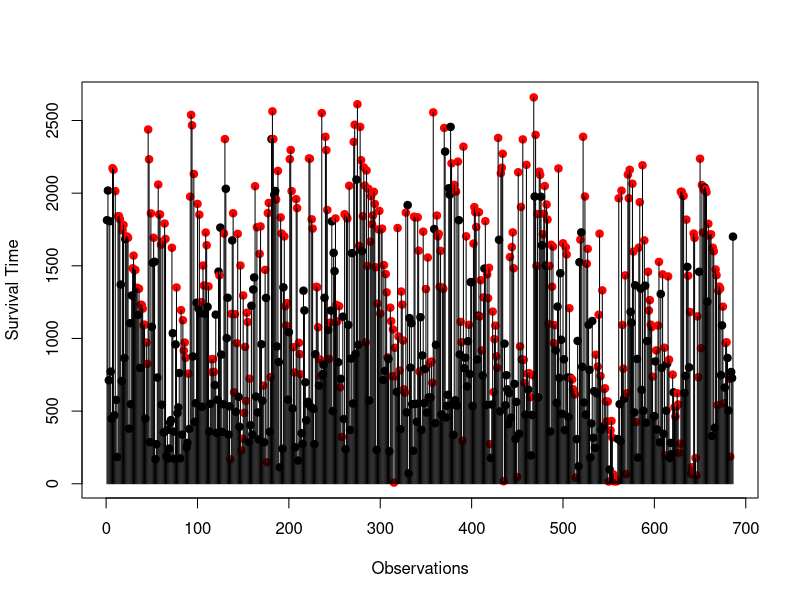
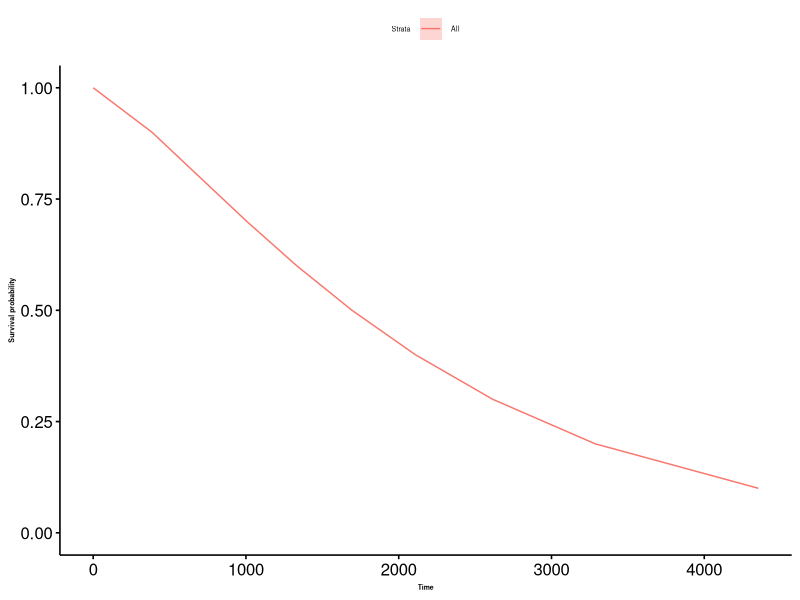
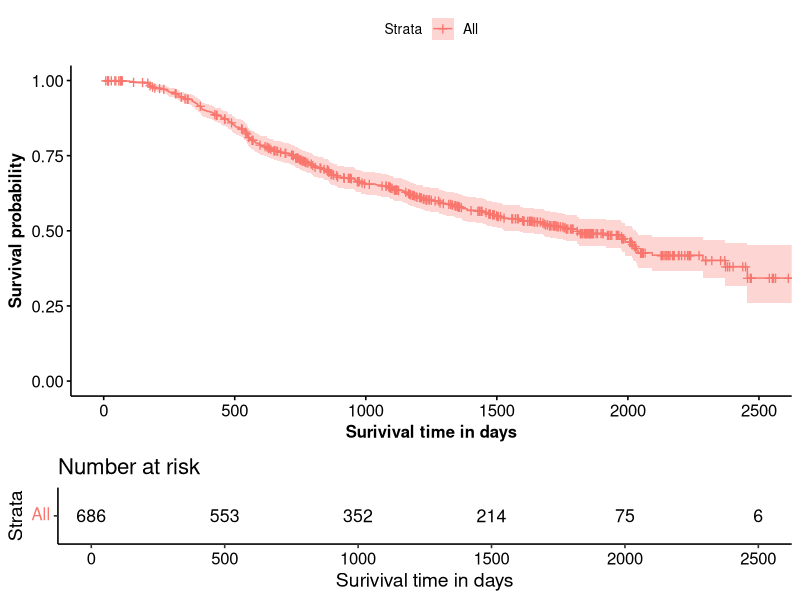
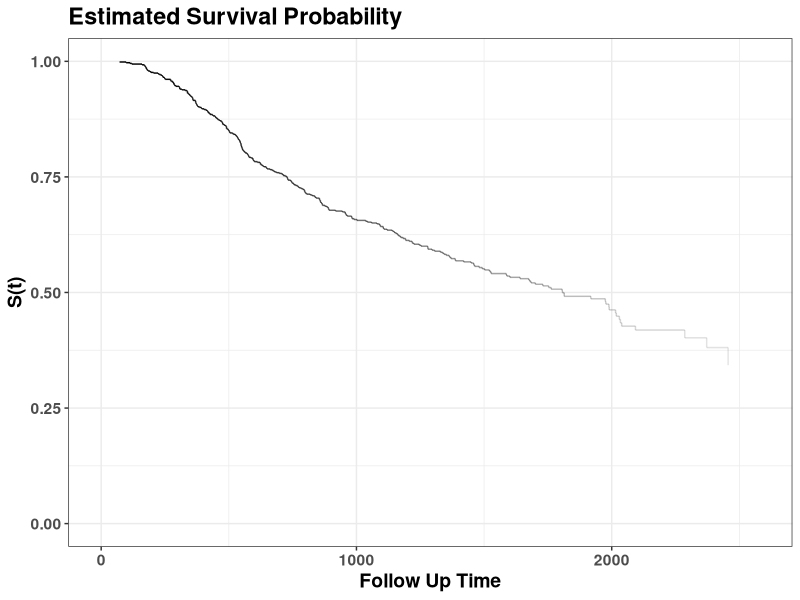
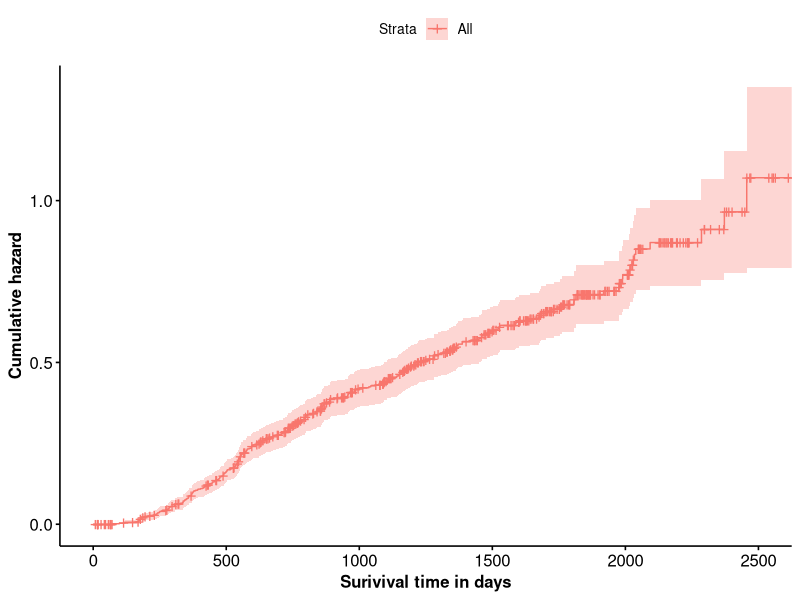
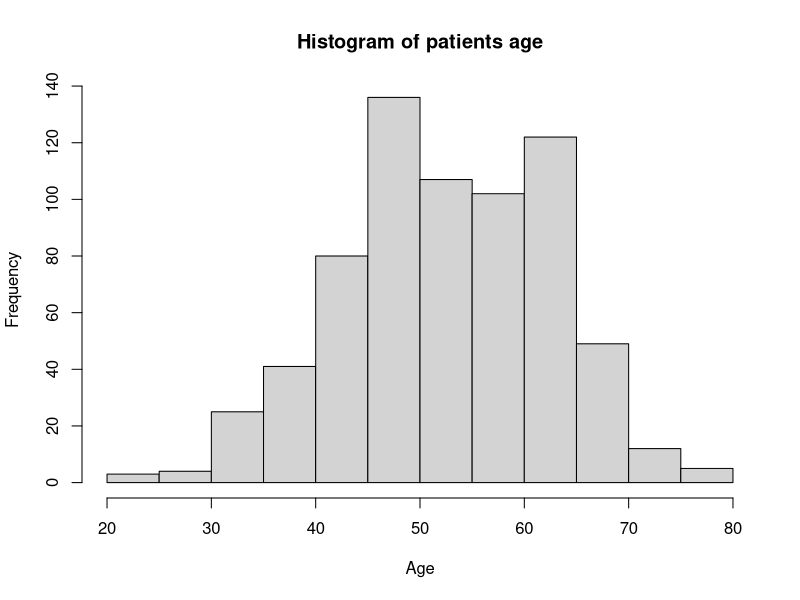
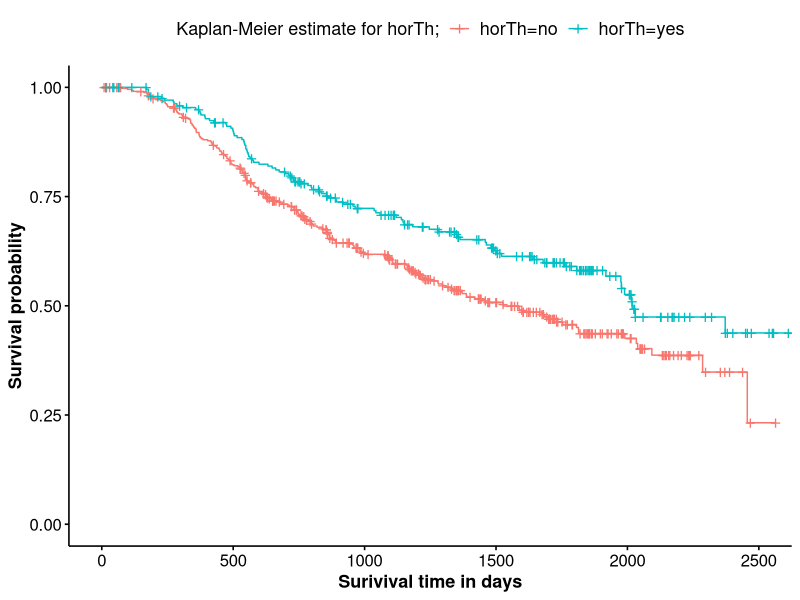
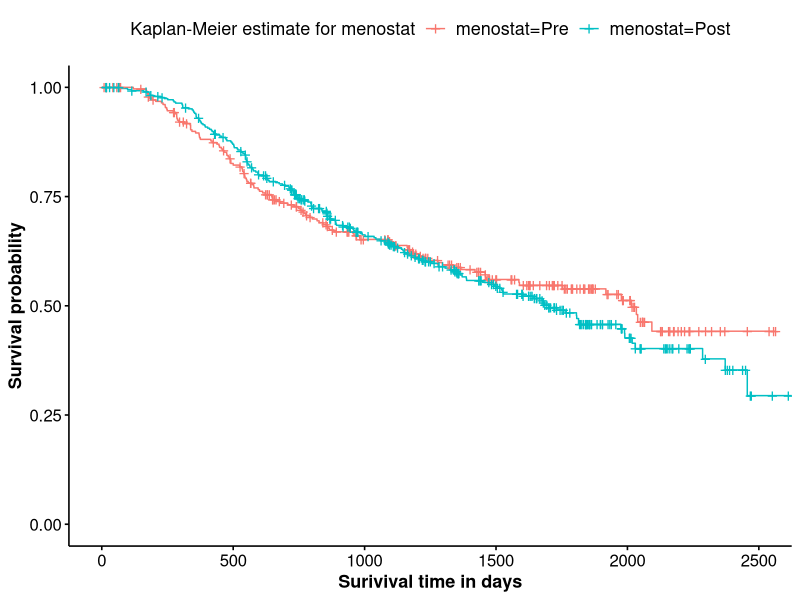

R code for these plots, in order: (Note: this script raises an error after producing the figures.)
#Loading relevant packages
library(reshape2)
library(TH.data)
library(survival)
library(survminer)
library(cluster)
library(purrr)
library(survminer)

#Example of GBSG2 data set
selection <- head(GBSG2)
selection

# Create new column filled with default colour
GBSG2$Colour = "black"
GBSG2$observations = 1:686

# Set new column values to appropriate colours
GBSG2$Colour[GBSG2$cens == 0]="red"

# Plot all points at once, using newly generated colours
attach(GBSG2)
plot(observations, time, xlab="Observations", ylab= "Survival Time", pch=19, col = Colour)
segments(observations, 0, observations, time)

#Fit Weibull model to breast cancer data
wb <- survreg(Surv(time, cens) ~ 1, dist='weibull', data = GBSG2)

#Retrieve survival curve from model probabilities
surv <- seq(0.9, 0.1, by = -0.1)

#Get time, in days, for each probability
t <- predict(wb, type = "quantile", p = 1 - surv, newdata = data.frame(1))

#Create data frame with the information
surv_wb <- data.frame(time = t, surv = surv)
surv_wb
surv_wb <- data.frame(time = t, surv = surv, upper = NA, lower = NA, std.err = NA)

#Graph the survival curve estimated by the Weibull model
ggsurvplot_df(fit = surv_wb, size = 0.5, surv.geom = geom_line,  font.x = c(5, "bold"),
              font.y = c(5, "bold"), font.legend = c(5))

#Estimate the survival curves for the censored data using the Kaplan-Meier estimator
km <- survfit(Surv(time, cens) ~ 1, data = GBSG2)

#Kaplan-Meier estimate of overall survival function using shading for 95% confidence interval
ggsurvplot(km, size = 0.5, xlab = "Surivival time in days", font.x = c(12, "bold"), font.y = c(12, "bold"), risk.table = TRUE)

#Kaplan-Meier estimate of overall survival function using alpha blending
km.fit <- survfit(Surv(time,cens)~1,data=GBSG2)


res <- summary(km.fit)
cols <- lapply(c(2:6, 8:11) , function(x) res[x])
tbl <- do.call(data.frame, cols)


ggplot(data = tbl) +
  geom_step(aes(x = time, y = surv, alpha = n.risk)) +
  ylim(0, 1) + xlim(0, 2456 * 1.05) +
  labs(title = 'Estimated Survival Probability', x = 'Follow Up Time', y = 'S(t)') + theme_bw() +
  theme(text = element_text(face = 'bold', size = 14), legend.position = 'none')

#Kaplan-Meier estimate of overall cumulative hazard function
ggsurvplot(km, size = 0.5, fun = "cumhaz", xlab = "Surivival time in days", font.x = c(12, "bold"), font.y = c(12, "bold"))

#The overall distribution of age is displayed to decide on what cutoff should be chosen for the age variable
hist(GBSG2$age, xlab = "Age", main = paste("Histogram of patients age")) 

#Bi-modal distribution of age in histogram, suggests a cutoff of 50 years
GBSG2 <- GBSG2 %>% mutate(age_group = ifelse(age >=50, "old", "young"))
GBSG2$age_group <- factor(GBSG2$age_group)

#Kaplan_Meier estimate with regards the covariate horTh
km_horTh <- survfit(Surv(time, cens) ~ horTh, data = GBSG2)
ggsurvplot(km_horTh, size = 0.5, legend.title = "Kaplan-Meier estimate for horTh;",
           xlab = "Surivival time in days", font.x = c(13, "bold"), font.y = c(13, "bold"), font.legend = c(13))

#Kaplan_Meier estimate with regards the covariate menostat
km_menostat <- survfit(Surv(time, cens) ~ menostat, data = GBSG2)
ggsurvplot(km_menostat, size = 0.5, legend.title = "Kaplan-Meier estimate for menostat",
           xlab = "Surivival time in days", font.x = c(13, "bold"), font.y = c(13, "bold"), font.legend = c(13))

#Kaplan_Meier estimate with regards the covariate age group
km_age_group <- survfit(Surv(time, cens) ~ age_group, data = GBSG2)
ggsurvplot(km_age_group, size = 0.5, legend.title = "Kaplan-Meier estimate for age group",
           xlab = "Surivival time in days", font.x = c(13, "bold"), font.y = c(13, "bold"), font.legend = c(13))

#Kaplan_Meier estimate with regards the covariate tgrade
km_tgrade <- survfit(Surv(time, cens) ~ tgrade, data = GBSG2)
ggsurvplot(km_tgrade, size = 0.5, legend.title = "Kaplan-Meier estimate for tgrade",
           xlab = "Surivival time in days", font.x = c(13, "bold"), font.y = c(13, "bold"), font.legend = c(13))

#Test the difference between two or more survival curves
survtest_horTh <- survdiff(Surv(time, cens) ~ horTh , data = GBSG2, rho = 0)

#survdiff function to find log-rank test for the covariates
survtest_menostat <- survdiff(Surv(time, cens) ~ menostat , data = GBSG2, rho = 0)
survtest_age_group <- survdiff(Surv(time, cens) ~ age_group , data = GBSG2, rho = 0)
survtest_tgrade <- survdiff(Surv(time, cens) ~ tgrade , data = GBSG2, rho = 0)

#Results of the log-rank test
print(survtest_horTh)
print(survtest_menostat)
print(survtest_age_group)
print(survtest_tgrade)

#Results of log-rank test into dataframe
log_rank_test <- matrix(c(8.6, 1, 0.003, 0.3, 1, 0.6, 1.7, 1, 0.2, 21.1, 2, 0.00003),ncol=3,byrow=TRUE)
colnames(log_rank_test) <- c("Chi-square", "df", "p-value")
rownames(log_rank_test) <- c("horTh", "menostat","age group", "tgrade")
log_rank_test <- as.data.frame(log_rank_test)

log_rank_test

#Test the influence of all the covariates on the risk of death from breast cancer
cox.fit1 <- coxph(Surv(time, cens) ~ horTh + age + menostat + tsize + pnodes + progrec + estrec, data = GBSG2)
cox.fit1_d <- matrix(c(0.69, "(0.54-0.89)", 0.0046, 0.99, "(0.97-1.01)", 0.2587, 1.32, "(0.92-1.88)",
                       0.1287, 1.01, "(1-1.02)", 0.0342, 1.05,"(1.04-1.07)", .66e-11, 1, "(1-1)",
                       8.50e-06 , 1, "(1-1)", 0.7008), ncol=3, byrow=TRUE)
colnames(cox.fit1_d) <- c("HR","95% CI for", "p-value")
rownames(cox.fit1_d) <- c("horTh-yes", "age", "menostat-Post", "tsize","pnodes", "progrec", "estrec")
cox.fit1_d <- as.data.frame(cox.fit1_d)
cox.fit1_d

#Insignificant covariates, age, menostat and estrec are removed
cox.fit3 <- coxph(Surv(time, cens) ~ horTh + tsize + pnodes + progrec, data = GBSG2)
summary(cox.fit3)

cox.fit3_d <- matrix(c(0.71, "(0.56-0.91)", 0.0062, 1.01, "(1-1.02)", 0.04207, 1.05, "(1.04-1.07)",
                       1.42e-11, 1, "(1-1)", 3.73e-06), ncol=3, byrow=TRUE)
colnames(cox.fit3_d) <- c("HR", "95% CI", "p-value")
rownames(cox.fit3_d) <- c("horTh-yes", "tsize","pnodes", "progrec")
cox.fit3_d <- as.data.frame(cox.fit3_d)
cox.fit3_d

#Estimated hazard ratios
cox.fit <- coxph(Surv(time, cens) ~ horTh + tsize + pnodes + progrec, data = GBSG2)
ggforest(cox.fit, data = GBSG2)

cxmod <- coxph(Surv(time, cens) ~ horTh + pnodes + tsize + progrec, data = GBSG2)

#Decide on covariate combinations 
newdat <- expand.grid(
  horTh = levels(GBSG2$horTh),
  tsize = mean(GBSG2$tsize),
  progrec = mean(GBSG2$progrec),
  pnodes = quantile(GBSG2$pnodes, probs = c(0.25, 0.5, 0.75))
)

rownames(newdat) <- letters[1:6]

#Compute survival curves
cxsf <- survfit(cxmod, data = GBSG2, newdata = newdat)

#Create data.frame with survival curve information
surv_cxmod0 <- surv_summary(cxsf)

surv_cxmod <- cbind(surv_cxmod0,
                    newdat[as.character(surv_cxmod0$strata), ])

ggsurvplot_df(surv_cxmod, linetype = "horTh", color = "pnodes", legend.title = NULL, censor = FALSE, font.x = c(13, "bold"),
              font.y = c(13, "bold"), font.legend = c(13))

#Check for a violation of proportional hazards
cox.fit1 <- coxph(Surv(time, cens) ~ horTh + age + menostat + tsize + pnodes + progrec + estrec, data = GBSG2)
ftest <- cox.zph(cox.fit1)
ftest

#Results of schoenfield test into dataframe
schoenfield_test <- matrix(c(0.8565, 0.0549, 0.9801, 0.5558, 0.3936, 0.0493, 0.3649, 0.0134), ncol=1, byrow=TRUE)
colnames(schoenfield_test) <- c("p-value")
rownames(schoenfield_test) <- c("horTh-yes", "age", "menostat-Post", "tsize","pnodes", "progrec", "estrec", "GLOBAL")
schoenfield_test <- as.data.frame(schoenfield_test)
schoenfield_test

#Graph of Schoenfield residuals against the log transformed time
ggcoxzph(ftest, size = 0.5, font.x = c(13, "bold"), font.y = c(13, "bold"), font.legend = c(13), font.main = 4)
